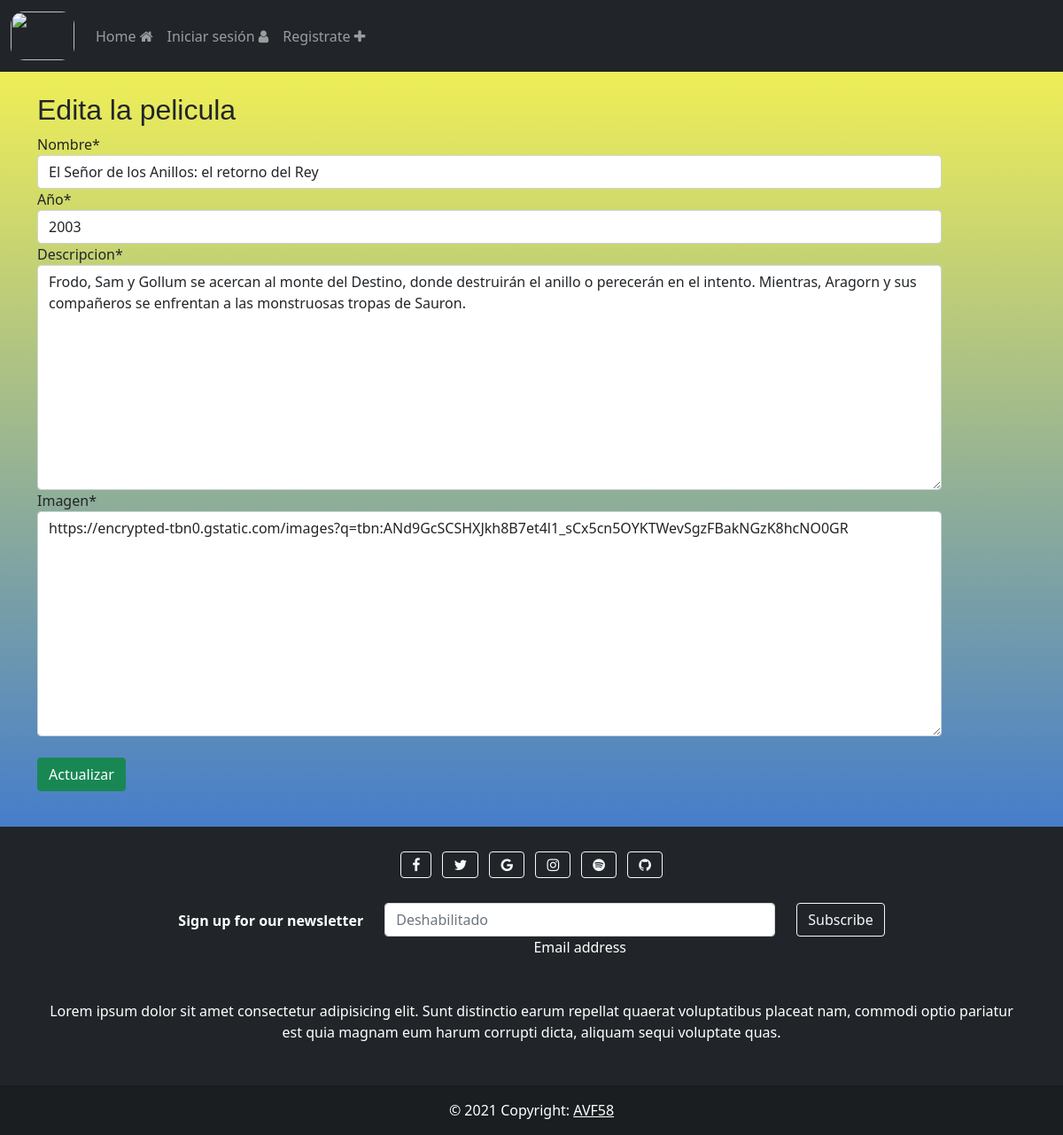
The page /peli/4/editar on the database its author committed.
### peliculas/models.py (models this page shows, shortened)
class Post(models.Model):
    nombre = models.CharField(max_length=100)
    productora  = models.ForeignKey(
        Productora,
        null=True,
        blank=True,
        on_delete = models.CASCADE,
    )
    descripcion = models.TextField()
    imagen = models.TextField(default='')
    año = models.IntegerField()

### peliculas/views.py (the view)
# urls.py: path('peli/<int:pk>/editar', peliculaUpdateView.as_view(), name='editarPelicula'),
class peliculaUpdateView(UpdateView):
    model = Post
    template_name = "editarPelicula.html"
    fields = ['nombre','año','descripcion','imagen']
    success_url = reverse_lazy('home')

### templates/editarPelicula.html (shortened to what this page needs)
{% extends 'base.html' %}
{% load crispy_forms_tags %}
{% block contenido %}
<body>
<form method="post" novalidate>{% csrf_token %}
    <div class="row">
        <div class="col-11">
            <h2 style="font-family: Impact, Haettenschweiler, 'Arial Narrow Bold', sans-serif;">Edita la pelicula</h2>
            {{ form|crispy }}
        </div>
    </div>
    <br>
    <button type="submit" class="btn btn-success">Actualizar</button>
</form>
</body>
<br>
{% endblock %}

### templates/editarPelicula.html (style rules this page uses)
body { background: #004FF9; background: -webkit-linear-gradient(to bottom, #FFF94C, #004FF9); background: linear-gradient(to bottom, #FFF94C, #004FF9); }

### rows shown on the page
Post: nombre "El Señor de los Anillos: el retorno del Rey", año "2003", descripcion "Frodo, Sam y Gollum se acercan al monte del Destino, donde destruirán el anillo o perecerán en el intento. Mientras, Aragorn y sus compañeros se enfrentan a las monstruosas tropas de Sauron.", imagen "https://encrypted-tbn0.gstatic.com/images?q=tbn:ANd9GcSCSHXJkh8B7et4l1_sCx5cn5OYKTWevSgzFBakNGzK8hcNO0GR"
